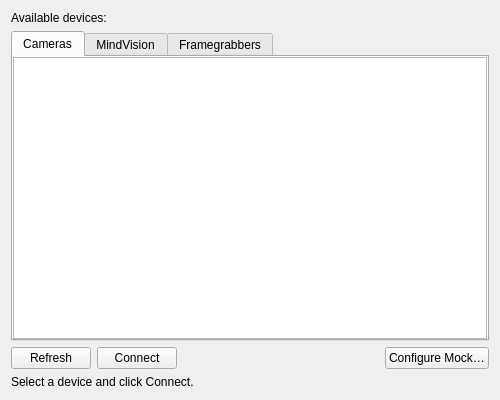
<?xml version="1.0" encoding="UTF-8"?>
<ui version="4.0">
 <class>ConnectTab</class>
 <widget class="QWidget" name="ConnectTab">
  <property name="geometry">
   <rect>
    <x>0</x>
    <y>0</y>
    <width>500</width>
    <height>400</height>
   </rect>
  </property>
  <layout class="QVBoxLayout" name="verticalLayout">
   <item>
    <widget class="QLabel" name="availableDevicesLabel">
     <property name="text">
      <string>Available devices:</string>
     </property>
    </widget>
   </item>
   <item>
    <widget class="QTabWidget" name="tabWidget">
     <property name="currentIndex">
      <number>0</number>
     </property>
     <widget class="QWidget" name="cameraTab">
      <attribute name="title">
       <string>Cameras</string>
      </attribute>
      <layout class="QVBoxLayout" name="cameraLayout">
       <property name="leftMargin">
        <number>0</number>
       </property>
       <property name="topMargin">
        <number>0</number>
       </property>
       <property name="rightMargin">
        <number>0</number>
       </property>
       <property name="bottomMargin">
        <number>0</number>
       </property>
       <item>
        <widget class="QListWidget" name="cameraList">
         <property name="selectionMode">
          <enum>QAbstractItemView::SingleSelection</enum>
         </property>
        </widget>
       </item>
      </layout>
     </widget>
     <widget class="QWidget" name="mindVisionTab">
      <attribute name="title">
       <string>MindVision</string>
      </attribute>
      <layout class="QVBoxLayout" name="mindVisionLayout">
       <property name="leftMargin">
        <number>0</number>
       </property>
       <property name="topMargin">
        <number>0</number>
       </property>
       <property name="rightMargin">
        <number>0</number>
       </property>
       <property name="bottomMargin">
        <number>0</number>
       </property>
       <item>
        <widget class="QListWidget" name="mindVisionList">
         <property name="selectionMode">
          <enum>QAbstractItemView::SingleSelection</enum>
         </property>
        </widget>
       </item>
      </layout>
     </widget>
     <widget class="QWidget" name="framegrabberTab">
      <attribute name="title">
       <string>Framegrabbers</string>
      </attribute>
      <layout class="QVBoxLayout" name="framegrabberLayout">
       <property name="leftMargin">
        <number>0</number>
       </property>
       <property name="topMargin">
        <number>0</number>
       </property>
       <property name="rightMargin">
        <number>0</number>
       </property>
       <property name="bottomMargin">
        <number>0</number>
       </property>
       <item>
        <widget class="QListWidget" name="framegrabberList">
         <property name="selectionMode">
          <enum>QAbstractItemView::SingleSelection</enum>
         </property>
        </widget>
       </item>
      </layout>
     </widget>
    </widget>
   </item>
   <item>
    <layout class="QHBoxLayout" name="buttonsLayout">
     <item>
      <widget class="QPushButton" name="refreshBtn">
       <property name="text">
        <string>Refresh</string>
       </property>
      </widget>
     </item>
     <item>
      <widget class="QPushButton" name="connectBtn">
       <property name="text">
        <string>Connect</string>
       </property>
      </widget>
     </item>
     <item>
      <spacer name="horizontalSpacer">
       <property name="orientation">
        <enum>Qt::Horizontal</enum>
       </property>
       <property name="sizeHint" stdset="0">
        <size>
         <width>40</width>
         <height>20</height>
        </size>
       </property>
      </spacer>
     </item>
     <item>
      <widget class="QPushButton" name="mockBtn">
       <property name="text">
        <string>Configure Mock…</string>
       </property>
      </widget>
     </item>
    </layout>
   </item>
   <item>
    <widget class="QLabel" name="statusLabel">
     <property name="text">
      <string>Select a device and click Connect.</string>
     </property>
    </widget>
   </item>
  </layout>
 </widget>
 <resources/>
</ui>
